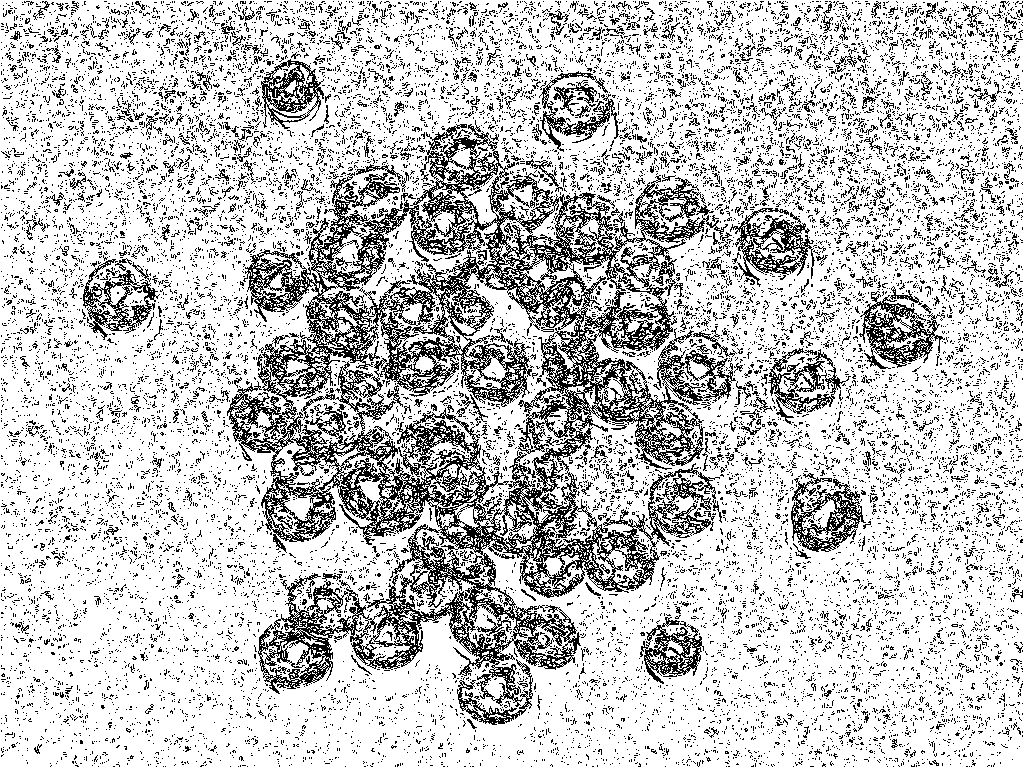
#> input picture peizeh-ps3/cheerios-sobel.png, 1024 x 768 px, given in place of golf.png, which was not available
$ python ps3-1.py
#> lines starting #> are read from the running program, lines starting #| are printed output that depends on the picture; after the words box and inside, x2 and y2 are one past the last pixel; in counts of white or black regions, pixels touching at a corner belong together
import cv2
import numpy as np

path = "golf.png"
img = cv2.imread(path)
#> img is the input picture: shape (768, 1024, 3); 77.7% white; black in thin lines or dots

kernel = np.array([
  [0., -1., 0.],
  [-1., 5., -1.],
  [0., -1., 0.]
]) #sharpen filter
if path == "pcb.png":
  img_blur = cv2.medianBlur(img, 3)
  sharpen_img = cv2.filter2D(img_blur, -1, kernel)

elif path == "pots.png":
  img_blur = cv2.GaussianBlur(img, (11,11), 6)
  sharpen_img = cv2.addWeighted(img, 2.5, img_blur, -1.6, 0)
elif path == "rainbow.png":
  img_blur = cv2.bilateralFilter(img, 12, 60, 60)
  sharpen_img = cv2.filter2D(img_blur, -1, kernel)
elif path =="golf.png":
  img_blur = cv2.medianBlur(img, 5)
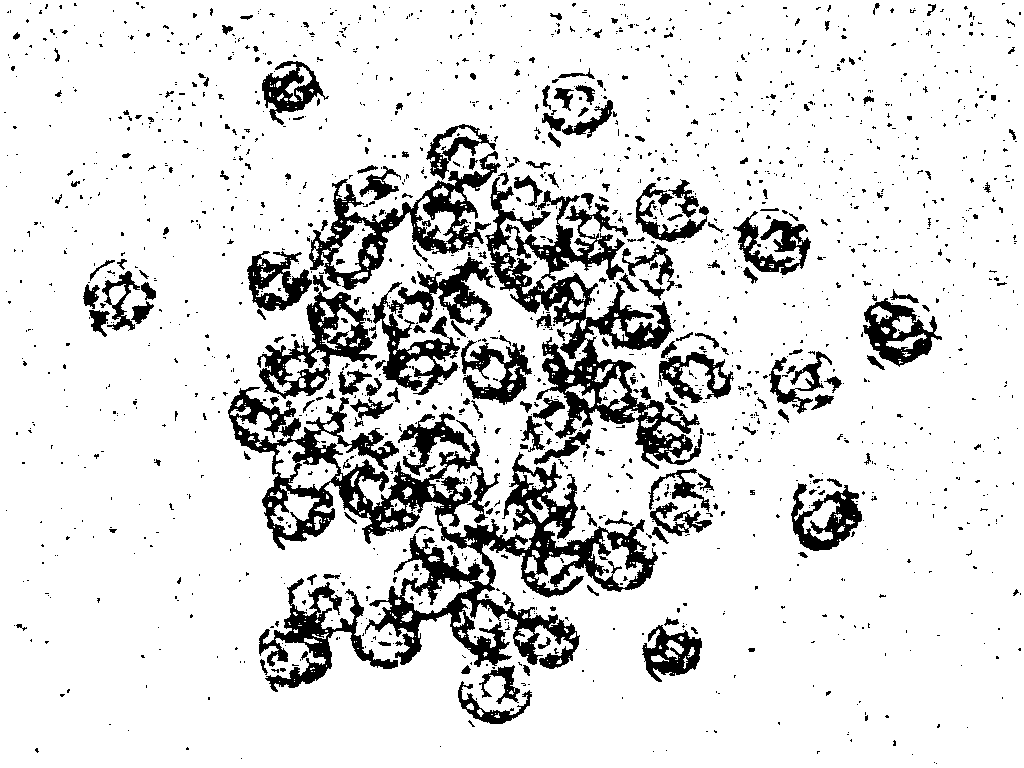
#> img_blur: shape (768, 1024, 3); 86.2% white; 1782 black regions (1553 under 20 px), largest, box (x1, y1, x2, y2) and area: (228, 387, 658, 669) 27658, (485, 177, 702, 469) 15398, (309, 151, 501, 290) 6270
  sharpen_img = cv2.filter2D(img_blur, -1, kernel)

cv2.imshow("sharpen", sharpen_img)
cv2.imwrite(path+"-improved.png", sharpen_img)
cv2.waitKey(0)

$ run again, on peizeh-ps3/circuit-sobel.png
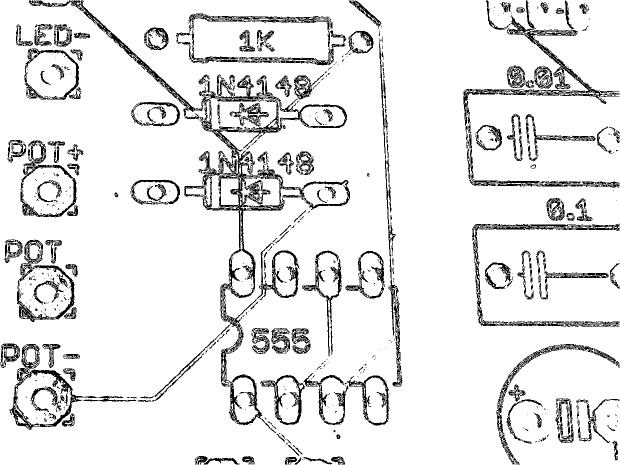
#> input picture peizeh-ps3/circuit-sobel.png, 1240 x 930 px, given in place of golf.png, which was not available (shown at 1/2 size)
#> img is the input picture: shape (930, 1240, 3); 90.2% white; black in thin lines or dots
#> `img_blur = cv2.medianBlur(img, 5)`:
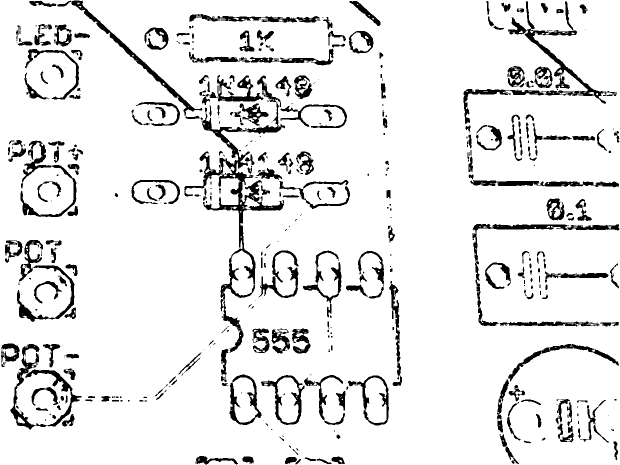
#> img_blur: shape (930, 1240, 3) (shown at 1/2 size); 90.7% white; 482 black regions (202 under 20 px), largest, box (x1, y1, x2, y2) and area: (369, 203, 570, 705) 10791, (1016, 2, 1234, 208) 4367, (20, 688, 163, 859) 3853

$ run again, on peizeh-ps3/gear-sobel.png
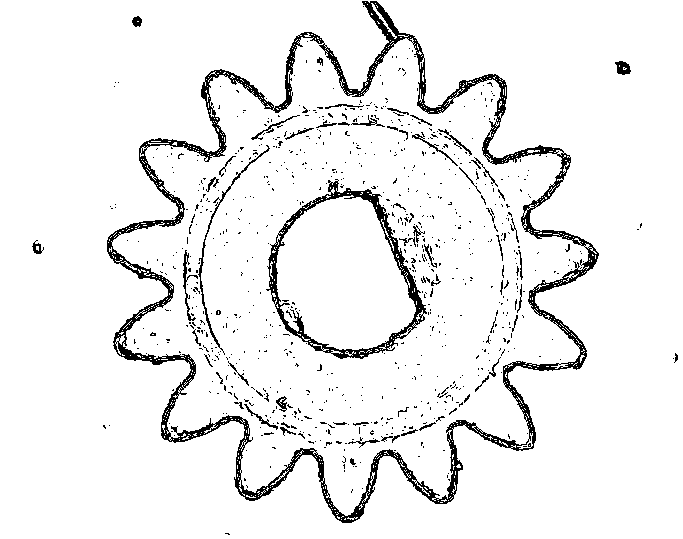
#> input picture peizeh-ps3/gear-sobel.png, 683 x 539 px, given in place of golf.png, which was not available
#> img is the input picture: shape (539, 683, 3); 93.6% white; black in thin lines or dots
#> `img_blur = cv2.medianBlur(img, 5)`:
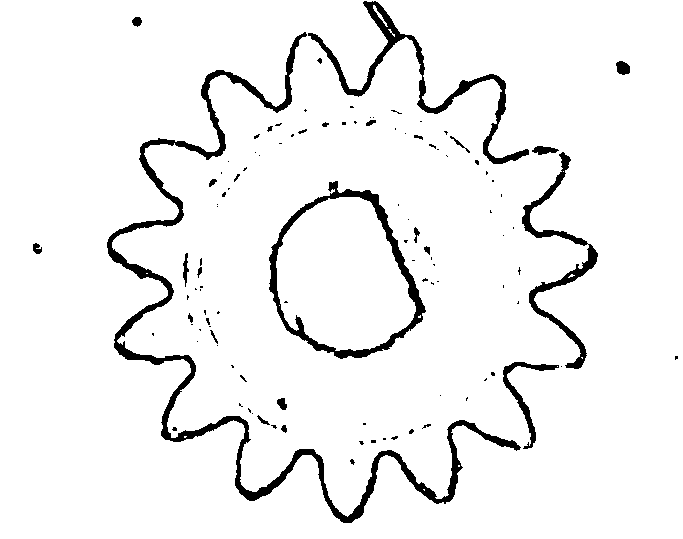
#> img_blur: shape (539, 683, 3); 94.6% white; 109 black regions (83 under 20 px), largest, box (x1, y1, x2, y2) and area: (107, 32, 521, 523) 8740, (269, 181, 426, 359) 3301, (308, 1, 529, 164) 3067
